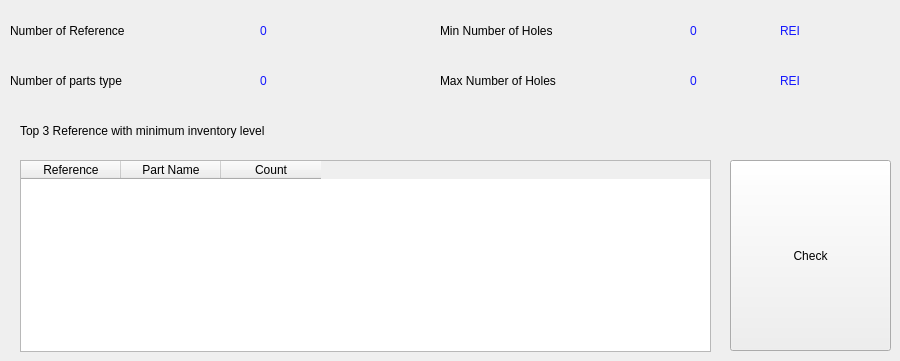
    <widget class="QWidget" name="tab_2">
     <attribute name="title">
      <string>Inventory Statistics</string>
     </attribute>
     <widget class="QLabel" name="label_3">
      <property name="geometry">
       <rect>
        <x>10</x>
        <y>10</y>
        <width>241</width>
        <height>41</height>
       </rect>
      </property>
      <property name="text">
       <string>Number of Reference</string>
      </property>
     </widget>
     <widget class="QLabel" name="label_4">
      <property name="geometry">
       <rect>
        <x>10</x>
        <y>60</y>
        <width>241</width>
        <height>41</height>
       </rect>
      </property>
      <property name="text">
       <string>Number of parts type</string>
      </property>
     </widget>
     <widget class="QLabel" name="label_5">
      <property name="geometry">
       <rect>
        <x>440</x>
        <y>10</y>
        <width>241</width>
        <height>41</height>
       </rect>
      </property>
      <property name="text">
       <string>Min Number of Holes</string>
      </property>
     </widget>
     <widget class="QLabel" name="label_6">
      <property name="geometry">
       <rect>
        <x>440</x>
        <y>60</y>
        <width>241</width>
        <height>41</height>
       </rect>
      </property>
      <property name="text">
       <string>Max Number of Holes</string>
      </property>
     </widget>
     <widget class="QLabel" name="lbl_ref_nbr">
      <property name="geometry">
       <rect>
        <x>260</x>
        <y>10</y>
        <width>71</width>
        <height>41</height>
       </rect>
      </property>
      <property name="styleSheet">
       <string notr="true">font: 75 20pt &quot;Century Gothic&quot;;
color: rgb(19, 23, 255);</string>
      </property>
      <property name="text">
       <string>0</string>
      </property>
     </widget>
     <widget class="QLabel" name="lbl_parts_nbr">
      <property name="geometry">
       <rect>
        <x>260</x>
        <y>60</y>
        <width>71</width>
        <height>41</height>
       </rect>
      </property>
      <property name="styleSheet">
       <string notr="true">font: 75 20pt &quot;Century Gothic&quot;;
color: rgb(19, 23, 255);</string>
      </property>
      <property name="text">
       <string>0</string>
      </property>
     </widget>
     <widget class="QLabel" name="lbl_max_hole">
      <property name="geometry">
       <rect>
        <x>690</x>
        <y>60</y>
        <width>61</width>
        <height>41</height>
       </rect>
      </property>
      <property name="styleSheet">
       <string notr="true">font: 75 20pt &quot;Century Gothic&quot;;
color: rgb(19, 23, 255);</string>
      </property>
      <property name="text">
       <string>0</string>
      </property>
     </widget>
     <widget class="QLabel" name="lbl_min_hole">
      <property name="geometry">
       <rect>
        <x>690</x>
        <y>10</y>
        <width>61</width>
        <height>41</height>
       </rect>
      </property>
      <property name="styleSheet">
       <string notr="true">font: 75 20pt &quot;Century Gothic&quot;;
color: rgb(19, 23, 255);</string>
      </property>
      <property name="text">
       <string>0</string>
      </property>
     </widget>
     <widget class="QLabel" name="lbl_min_hole2">
      <property name="geometry">
       <rect>
        <x>780</x>
        <y>10</y>
        <width>111</width>
        <height>41</height>
       </rect>
      </property>
      <property name="styleSheet">
       <string notr="true">font: 75 20pt &quot;Century Gothic&quot;;
color: rgb(19, 23, 255);</string>
      </property>
      <property name="text">
       <string>REI</string>
      </property>
     </widget>
     <widget class="QLabel" name="lbl_max_hole2">
      <property name="geometry">
       <rect>
        <x>780</x>
        <y>60</y>
        <width>111</width>
        <height>41</height>
       </rect>
      </property>
      <property name="styleSheet">
       <string notr="true">font: 75 20pt &quot;Century Gothic&quot;;
color: rgb(19, 23, 255);</string>
      </property>
      <property name="text">
       <string>REI</string>
      </property>
     </widget>
     <widget class="QTableWidget" name="table2">
      <property name="geometry">
       <rect>
        <x>20</x>
        <y>160</y>
        <width>691</width>
        <height>192</height>
       </rect>
      </property>
      <property name="styleSheet">
       <string notr="true">font: 75 10pt &quot;Century Gothic&quot;;</string>
      </property>
      <column>
       <property name="text">
        <string>Reference</string>
       </property>
      </column>
      <column>
       <property name="text">
        <string>Part Name</string>
       </property>
      </column>
      <column>
       <property name="text">
        <string>Count</string>
       </property>
      </column>
     </widget>
     <widget class="QLabel" name="label_13">
      <property name="geometry">
       <rect>
        <x>20</x>
        <y>110</y>
        <width>501</width>
        <height>41</height>
       </rect>
      </property>
      <property name="text">
       <string>Top 3 Reference with minimum inventory level</string>
      </property>
     </widget>
     <widget class="QPushButton" name="check_btn">
      <property name="geometry">
       <rect>
        <x>730</x>
        <y>160</y>
        <width>161</width>
        <height>191</height>
       </rect>
      </property>
      <property name="text">
       <string>Check</string>
      </property>
     </widget>
    </widget>
